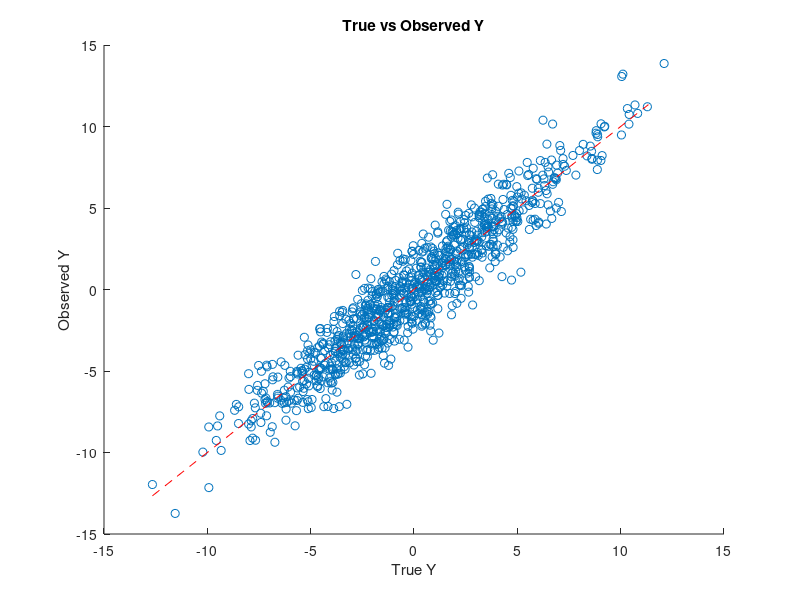

Recreate this plot in MATLAB.
% Linear MMSE Estimation Example

% Define true coefficients and noise variance
true_coeffs = [2; 3; -1];  % True weights [w1; w2; w3]
noise_variance = 2;

% Generate data
num_samples = 1000;
X = randn(num_samples, 3);  % Randomly generated data vector X

% Generate true values of Y
Y_true = X * true_coeffs + sqrt(noise_variance) * randn(num_samples, 1);

% Add some noise to create observed values of Y
observed_Y = Y_true + sqrt(noise_variance) * randn(num_samples, 1);

% Linear MMSE Estimation
X_with_bias = [ones(num_samples, 1), X];  % Add a bias term for the intercept
optimal_weights = (X_with_bias' * X_with_bias) \ (X_with_bias' * observed_Y);

% Display the true and estimated coefficients
disp('True Coefficients:');
disp(true_coeffs);

disp('Estimated Coefficients (Linear MMSE):');
disp(optimal_weights(2:end));  % Exclude the intercept term

% Plot true vs observed Y
figure;
scatter(Y_true, observed_Y);
hold on;
plot(min(Y_true):max(Y_true), min(Y_true):max(Y_true), 'r--');  % Diagonal line
xlabel('True Y');
ylabel('Observed Y');
title('True vs Observed Y');

% Display the plot
hold off;
